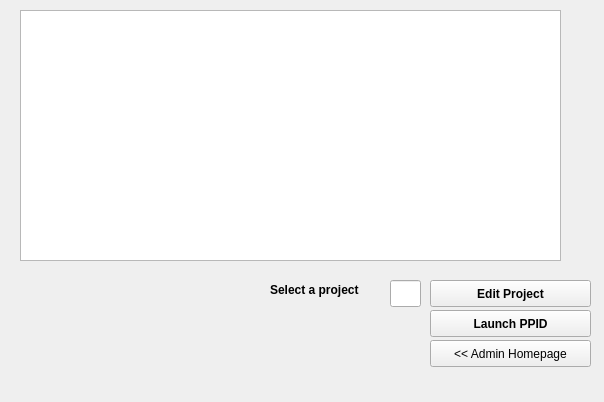
<?xml version="1.0" encoding="UTF-8"?>
<ui version="4.0">
 <class>vadminprojectview</class>
 <widget class="QWidget" name="vadminprojectview">
  <property name="geometry">
   <rect>
    <x>0</x>
    <y>0</y>
    <width>604</width>
    <height>402</height>
   </rect>
  </property>
  <property name="windowTitle">
   <string>Admin View Project</string>
  </property>
  <widget class="QPushButton" name="pushButton_2">
   <property name="geometry">
    <rect>
     <x>430</x>
     <y>280</y>
     <width>161</width>
     <height>27</height>
    </rect>
   </property>
   <property name="font">
    <font>
     <weight>75</weight>
     <italic>false</italic>
     <bold>true</bold>
    </font>
   </property>
   <property name="text">
    <string>Edit Project</string>
   </property>
  </widget>
  <widget class="QListWidget" name="listWidget">
   <property name="geometry">
    <rect>
     <x>20</x>
     <y>10</y>
     <width>541</width>
     <height>251</height>
    </rect>
   </property>
  </widget>
  <widget class="QLineEdit" name="lineEdit">
   <property name="geometry">
    <rect>
     <x>390</x>
     <y>280</y>
     <width>31</width>
     <height>27</height>
    </rect>
   </property>
  </widget>
  <widget class="QLabel" name="label">
   <property name="geometry">
    <rect>
     <x>270</x>
     <y>280</y>
     <width>111</width>
     <height>20</height>
    </rect>
   </property>
   <property name="font">
    <font>
     <weight>75</weight>
     <bold>true</bold>
     <underline>false</underline>
    </font>
   </property>
   <property name="text">
    <string>Select a project</string>
   </property>
   <property name="textFormat">
    <enum>Qt::RichText</enum>
   </property>
  </widget>
  <widget class="QPushButton" name="pushButton">
   <property name="geometry">
    <rect>
     <x>430</x>
     <y>340</y>
     <width>161</width>
     <height>27</height>
    </rect>
   </property>
   <property name="font">
    <font>
     <weight>50</weight>
     <italic>false</italic>
     <bold>false</bold>
    </font>
   </property>
   <property name="text">
    <string>&lt;&lt; Admin Homepage</string>
   </property>
  </widget>
  <widget class="QPushButton" name="pushButton_3">
   <property name="geometry">
    <rect>
     <x>430</x>
     <y>310</y>
     <width>161</width>
     <height>27</height>
    </rect>
   </property>
   <property name="font">
    <font>
     <weight>75</weight>
     <italic>false</italic>
     <bold>true</bold>
    </font>
   </property>
   <property name="text">
    <string>Launch PPID</string>
   </property>
  </widget>
  <widget class="QLabel" name="label_2">
   <property name="geometry">
    <rect>
     <x>0</x>
     <y>10</y>
     <width>601</width>
     <height>391</height>
    </rect>
   </property>
   <property name="text">
    <string/>
   </property>
  </widget>
  <zorder>label_2</zorder>
  <zorder>lineEdit</zorder>
  <zorder>pushButton_2</zorder>
  <zorder>listWidget</zorder>
  <zorder>label</zorder>
  <zorder>pushButton</zorder>
  <zorder>pushButton_3</zorder>
 </widget>
 <resources/>
 <connections/>
</ui>
